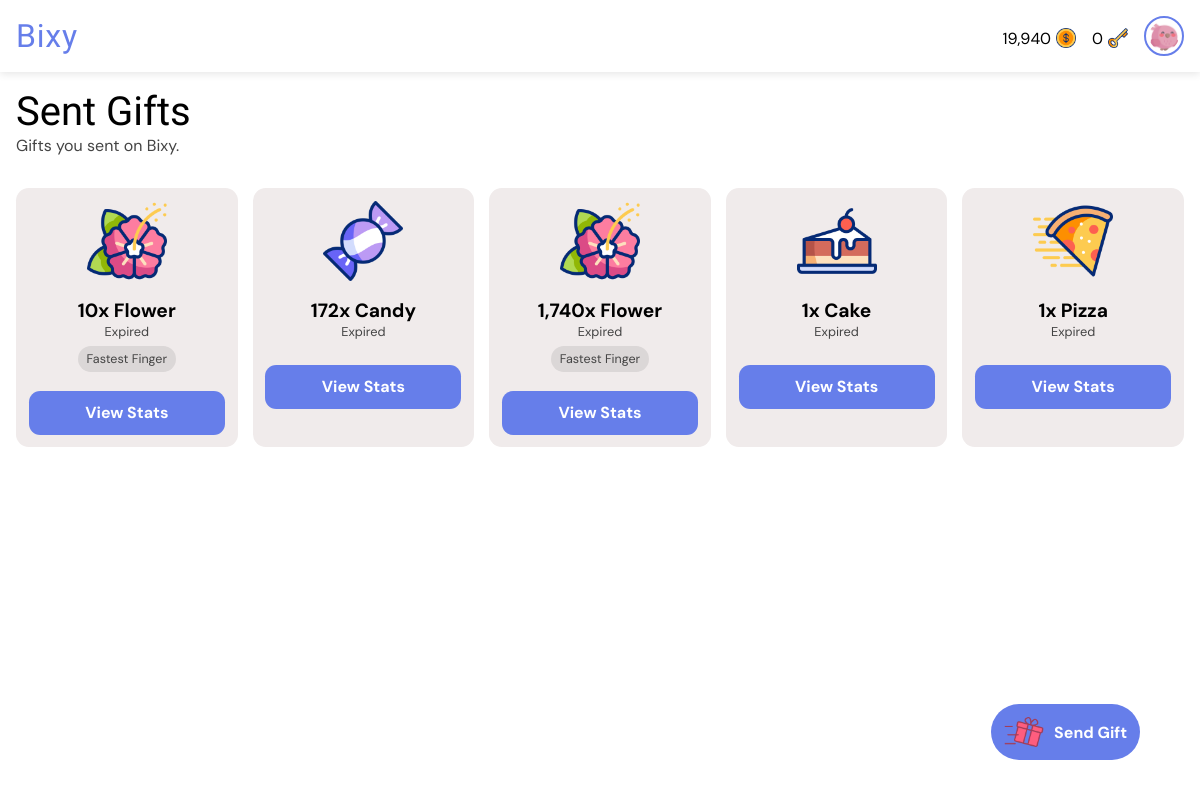
Page /gifts/sent/ (signed in) on the committed database.
### giftapp/models.py (models this page shows, shortened)
class User(AbstractUser):
    gender = models.CharField(max_length=6, choices=GENDERS, default=GENDERS[0][0])
    is_verified = models.BooleanField(default=False, help_text="If the user's email address is verified or not.")
    email = models.EmailField(unique=True, blank=False, null=False)
    new_email = models.EmailField(unique=False, blank=True, null=True)
    coins = models.PositiveIntegerField(default=0)
    won_coins = models.PositiveIntegerField(default=0)
    keys = models.PositiveIntegerField(default=0)
    verify_code = models.CharField(max_length=255, null=True, blank=True)
    change_email_code = models.CharField(max_length=255, null=True, blank=True)
    profile_pic = models.ForeignKey(ProfilePicture, on_delete=models.SET_NULL, related_name='owners', null=True)
    deactivated_at = models.DateTimeField(null=True, blank=True)
    USERNAME_FIELD = "email"
    REQUIRED_FIELDS = ["username"]

class ProfilePicture(models.Model):
    name = models.CharField(max_length=50, null=False, blank=False)
    image = models.ImageField(null=False, blank=False, upload_to='profile_pics')

class GiftTransaction(models.Model):
    gifter = models.ForeignKey(User, on_delete=models.CASCADE, related_name="gifts_sent")
    recipient = models.ForeignKey(User, on_delete=models.CASCADE, related_name="gifts_received", null=True, blank=True)
    gift = models.ForeignKey(Gift, on_delete=models.CASCADE, related_name='transactions')
    quantity = models.PositiveIntegerField(default=1, help_text="Number of this gift to buy.")
    early_claim_fee = models.PositiveIntegerField(default=0, help_text="Number of keys paid to claim the gift early if not dropped. FF gifts cannot have early claim fee greater than 0.")
    claim_fee = models.PositiveIntegerField(default=0, help_text="Number of keys paid to claim the gift if dropped.")
    paid_users = models.ManyToManyField(User, related_name="paid_gifts", blank=True)
    message = models.CharField(max_length=255, blank=True)
    is_visible = models.BooleanField(default=True, help_text="If the actual gift is shown or hidden.")
    is_fastest_finger = models.BooleanField(default=False, help_text="If the gift is won by fastest finger only.")
    expire_rate = models.PositiveIntegerField(default=1, help_text="Number of hours before the gift expires (1 - 24). Must be greater than drop rate.")
    drop_rate = models.PositiveIntegerField(default=0, help_text="Number of hours before the gift drops (0 - 23).")
    expire_date = models.DateTimeField(default=timezone.now)
    drop_date = models.DateTimeField(default=timezone.now)
    created_at = models.DateTimeField(default=timezone.now)
    reveals = models.ManyToManyField(User, related_name="gift_reveals", blank=True)
    claimed_by = models.ForeignKey(
        User, null=True, blank=True, on_delete=models.SET_NULL, related_name="gifts_claimed"
    )
    def seconds_until_expire(self):
        delta = self.expire_date - timezone.now()
        return max(0, int(delta.total_seconds()))
    def seconds_until_drop(self):
        delta = self.drop_date - timezone.now()
        return max(0, int(delta.total_seconds()))
    def is_due_for_drop(self):
        return self.seconds_until_drop() <= 0
    def expire_bar_percent(self):
        return int((self.seconds_until_expire() / (self.expire_rate * 60 * 60)) * 100)

class Gift(models.Model):
    name = models.CharField(max_length=50, null=True, blank=True)
    cost = models.PositiveIntegerField(default=0)
    image = models.ImageField(null=True, blank=True, upload_to='gift_images')
    gif = models.FileField(null=True, blank=True, upload_to='gift_gifs')

### giftapp/views.py (the view)
# urls.py: path("gifts/sent/", views.sent_gifts, name="sent_gifts"),
@login_required
def sent_gifts(request):
    sent = GiftTransaction.objects.annotate(
        due_for_expire=ExpressionWrapper(
            Q(expire_date__lt=timezone.now()), output_field=BooleanField()
        ),
        seconds_before_drop=ExpressionWrapper(
            F("drop_date") - timezone.now(), output_field=DurationField()
        ),
        seconds_before_expire=ExpressionWrapper(
            F("expire_date") - timezone.now(), output_field=DurationField()
        )
    ).filter(gifter=request.user).all().order_by('seconds_before_drop', 'seconds_before_expire')
    context = {
        "gift_transactions": sent,
    }
    return render(request, "sent_gifts.html", context)

### templates/sent_gifts.html (shortened to what this page needs)
{% extends 'base.html' %}
{% load static %}
{% load humanize %}
{% load timefilters %}
{% block title %}
<link rel="stylesheet" href="{% static 'css/all_gifts.css' %}">
{% endblock %}
{% block body %}
<div class="heading">
    <h1>Sent Gifts</h1>
    <p>Gifts you sent on Bixy.</p>
</div>
{% if gift_transactions|length > 0 %}
<div class="card-container">
    {% for gift_transaction in gift_transactions %}
    <div class="card">
        <div class="gift-image">
            <img src="{{ gift_transaction.gift.image.url }}" alt="Gift image">
        </div>
        <div class="gift-info">
            <h1>{{ gift_transaction.quantity|intcomma }}x {{ gift_transaction.gift.name }}</h1>
            {% if not gift_transaction.due_for_expire %}
            {% if gift_transaction.drop_rate > 0 %}
            {% if gift_transaction.is_due_for_drop %}
            <p class="timer" id="{{ gift_transaction.id }}" data-prefix="Expires"
                data-seconds="{{ gift_transaction.seconds_until_expire }}">Expires in --:--:--:--</p>
            {% else %}
            <p class="timer" id="{{ gift_transaction.id }}" data-prefix="Drops"
                data-seconds="{{ gift_transaction.seconds_until_drop }}">Drops in --:--:--:--</p>
            {% endif %}
            {% else %}
            <p class="timer" id="{{ gift_transaction.id }}" data-prefix="Expires"
                data-seconds="{{ gift_transaction.seconds_until_expire }}">Expires in --:--:--:--</p>
            {% endif %}
            {% else %}
            <p>Expired</p>
            {% endif %}
            <div class="tags">
                {% if gift_transaction.is_fastest_finger %}
                <p class="tag">Fastest Finger</p>
                {% endif %}
            </div>
        </div>
        <a href="{% url 'view_gift_stats' gift_transaction.id %}">View Stats</a>
    </div>
    {% endfor %}
</div>
{% else %}
<div class="empty">
    <img src="{% static 'images/empty-box.png' %}" alt="No content image">
    <h1>Feels Empty Here.</h1>
    <a href="{% url 'sent_gifts' %}">Refresh</a>
</div>
{% endif %}
{% endblock %}
{% block other %}
<a href="{% url 'send_gift' %}" class="send">
    <img src="{% static 'images/giftbox (1).png' %}" alt="Send gift image">
    <p>Send Gift</p>
</a>
{% endblock %}

### templates/base.html (shortened to what this page needs)
<!DOCTYPE html>
<html lang="en">
<head>
    {% load static %}
    {% load humanize %}
    {% load timefilters %}
    {% block title %} {% endblock %}
</head>
<body>
    <nav class="navbar">
        <div class="logo-container" role="link" tabindex="0">
            <a href="{% url 'all_gifts' %}" class="logo-text">Bixy</a>
        </div>
        <div class="profile-section" id="profileSection">
            {% if user.is_authenticated %}
            <a href="{% url 'buy_coins' %}" style="text-decoration: none; color: black;">
                <div class="cost">
                    <p>{{ user.coins|intcomma }}</p>
                    <img src="{% static 'images/dollar.png' %}" alt="Gift image">
                </div>
            </a>
            <a href="{% url 'buy_coins' %}" style="text-decoration: none; color: black;">
                <div class="cost">
                    <p>{{ user.keys|intcomma }}</p>
                    <img src="{% static 'images/key.png' %}" alt="Gift image">
                </div>
            </a>
            <a href="{% url 'profile' %}">
                <img src="{{ user.profile_pic.image.url }}" alt="Profile picture" class="profile-pic" />
            </a>
            {% else %}
            <a href="{% url 'signin' %}" class="btn login">Login</a>
            <a href="{% url 'signup' %}" class="btn signup">Sign Up</a>
            {% endif %}
        </div>
    </nav>
    <main>
        <section>
            {% block body %} {% endblock %}
        </section>
    </main>
    {% block other %} {% endblock %}
</body>
</html>

### static/css/all_gifts.css (style rules this page uses)
* { margin: 0; padding: 0; box-sizing: border-box; font-family: "DM Sans", sans-serif; font-optical-sizing: auto; font-style: normal; }
html { font-size: 16px; }
:root { --background-color: white; --text-color: black; --label-color: #555; --even-row-color: #f9f9f9; --input-background-color: white; --input-text-color: black; --input-border-color: #ccc; --sub-text-color: #444; --button-color: #667eea; --link-color: #667eea; --button-hover-color: #7f53d2; --card-background-color: rgb(240, 235, 235); --card-text-color: var(--text-color); --card-button-color: white; --tag-bg: #dbd7d7; --tag-text: black; --padding-value: 1rem; }
* { margin: 0; padding: 0; box-sizing: border-box; }
body { background-color: var(--background-color); }
.navbar { display: flex; justify-content: space-between; align-items: center; padding: 1rem var(--padding-value); background: var(--background-color); box-shadow: 0 2px 8px rgba(0, 0, 0, 0.1); position: fixed; top: 0; width: 100%; z-index: 1000; }
.logo-container { display: flex; align-items: center; cursor: pointer; user-select: none; }
.logo-text { font-weight: 700; font-size: 2rem; color: var(--button-color); line-height: 1; letter-spacing: .05rem; font-family: "Passion One", sans-serif; font-weight: 400; font-style: normal; text-decoration: none; }
.profile-section { display: flex; align-items: center; gap: 1rem; }
.profile-pic { width: 40px; height: 40px; border-radius: 50%; object-fit: cover; cursor: pointer; border: 2px solid var(--button-color); transition: box-shadow 0.3s ease; padding: .2rem; display: block; }
main { margin-top: 4.5em; }
div.heading { padding: 1rem var(--padding-value); }
div.heading h1 { font-family: "Passion One", sans-serif; font-weight: 400; font-style: normal; text-decoration: none; font-size: 2.5rem; color: var(--text-color); }
div.heading p { color: var(--sub-text-color); }
div.card-container { display: flex; flex-wrap: wrap; gap: 15px; padding: 1rem var(--padding-value); }
div.card { background-color: var(--card-background-color); color: var(--card-text-color); display: flex; flex-direction: column; align-items: center; padding: 1em; font-size: .8rem; border-radius: 1em; width: calc((100% - 60px) / 5); }
div.card h1 { font-size: 1.2rem; }
div.gift-image img { width: 100%; height: 80px; }
div.gift-info { display: flex; flex-direction: column; align-items: center; padding: 1em; }
div.gift-info h1 { text-align: center; }
div.gift-info p { color: var(--sub-text-color); }
div.tags { display: flex; align-items: center; justify-content: center; flex-wrap: wrap; gap: 8px; margin: .5em 0; }
p.tag { background-color: var(--tag-bg); color: var(--tag-text); padding: 5px 9px; border-radius: 15px; font-size: 12.5px; white-space: nowrap; }
div.card a { width: 100%; background-color: var(--link-color); color: var(--card-button-color); padding: .7rem; border: none; border-radius: .7em; font-size: 1rem; font-weight: bold; text-decoration: none; text-align: center; }
a.send { background-color: var(--link-color); color: var(--card-button-color); padding: .5rem .8rem; border: none; border-radius: 4rem; font-size: 1rem; font-weight: bold; text-decoration: none; text-align: center; position: fixed; right: 5%; bottom: 5%; display: flex; align-items: center; gap: 10px; animation-name: zoom; animation-duration: 3s; animation-iteration-count: infinite; animation-timing-function: ease; }
a.send img { width: 40px; height: 40px; }
div.cost { display: flex; align-items: center; gap: 5px; justify-content: center; margin-top: .3rem; color: var(--text-color); }
div.cost img { width: 20px !important; height: 20px !important; }

### rows in the picture
User: coins "19,940", keys "0", profile_pic.image (picture)
GiftTransaction: gift.image (picture), quantity "10", gift.name "Flower", shows "Expired", is_fastest_finger "Fastest Finger"
GiftTransaction: gift.image (picture), quantity "172", gift.name "Candy", shows "Expired"
GiftTransaction: gift.image (picture), quantity "1,740", gift.name "Flower", shows "Expired", is_fastest_finger "Fastest Finger"
GiftTransaction: gift.image (picture), quantity "1", gift.name "Cake", shows "Expired"
GiftTransaction: gift.image (picture), quantity "1", gift.name "Pizza", shows "Expired"
